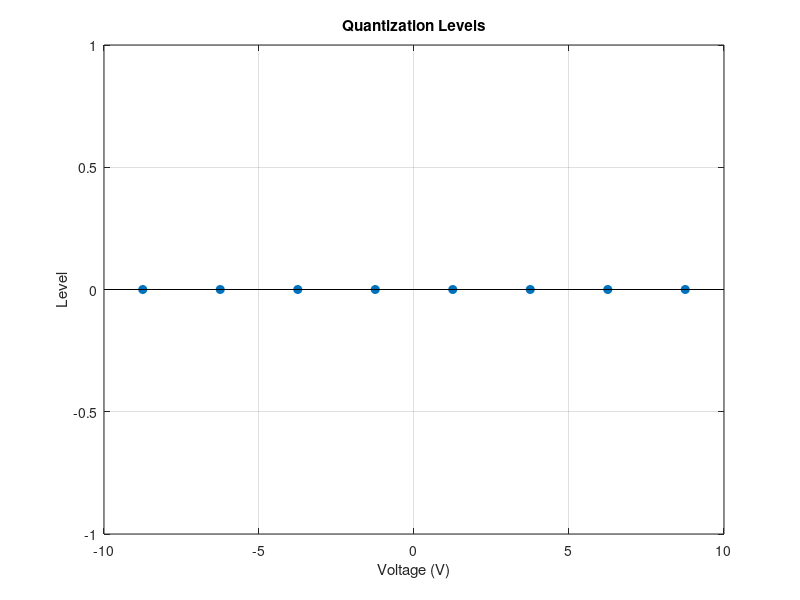
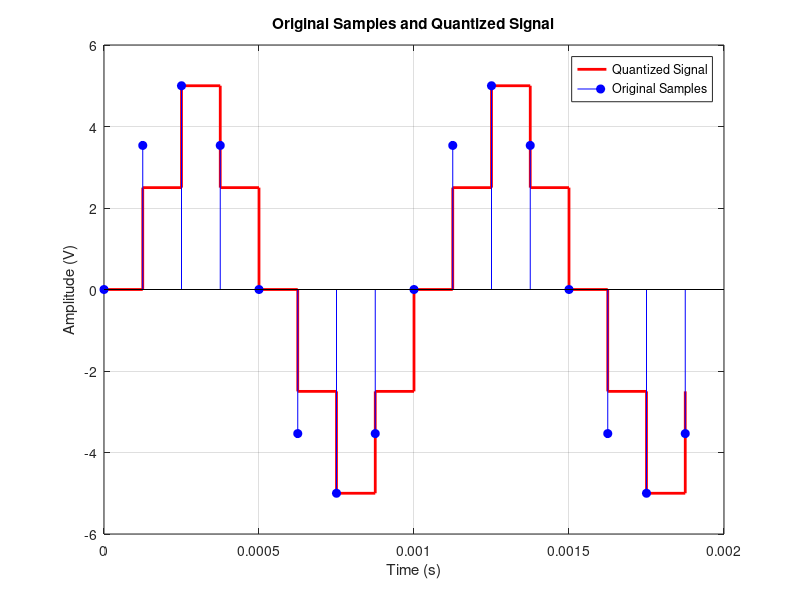

These charts were generated, in order, by the following MATLAB code:
% MATLAB code for Problem 1

% Given parameters
n = 3;                    % Number of bits
V_fs = 20;                % Full-scale range from -10V to +10V
F_s = 8000;               % Sampling frequency in Hz
f_signal = 1000;          % Signal frequency in Hz (since omega = 2000*pi)
T_s = 1 / F_s;            % Sampling interval

% a. Determine the resolution of the A/D
delta = V_fs / (2^n);     % Resolution
fprintf('Part (a) Resolution of the A/D: %.2f V\n', delta);

% b. Determine the maximum quantization error
E_max = delta / 2;
fprintf('Part (b) Maximum quantization error: %.2f V\n', E_max);

% c. Compute and sketch the quantization levels
levels = (-2^(n-1):2^(n-1)-1) * delta + delta/2;
fprintf('Part (c) Quantization levels:\n');
disp(levels');

% Plot quantization levels
figure('Name', 'Part (c) Quantization Levels');
stem(levels, zeros(size(levels)), 'filled');
title('Quantization Levels');
xlabel('Voltage (V)');
ylabel('Level');
grid on;

% d. Expression for the sampled discrete-time signal and discrete-time frequency Omega
n_samples = 0:15;                                % Sample indices
x_n = 5 * sin(2 * pi * f_signal * n_samples * T_s);
Omega = 2 * pi * f_signal * T_s;                 % Discrete-time frequency
fprintf('Part (d) Discrete-time frequency Omega: %.2fπ radians/sample\n', Omega/pi);

% e. Minimum sampling frequency
F_s_min = 2 * f_signal;                          % Nyquist rate
fprintf('Part (e) Minimum sampling frequency: %.0f Hz\n', F_s_min);

% f. Sketch samples and quantized signal over one cycle of the input signal
t = n_samples * T_s;                             % Time vector for one cycle
x_t = 5 * sin(2 * pi * f_signal * t);            % Original signal

% Quantize the signal
x_quant = delta * floor(x_t / delta + 0.5);

% Plot original samples and quantized signal
figure('Name', 'Part (f) Original Samples and Quantized Signal');
stairs(t, x_quant, 'r', 'LineWidth', 2);         % Quantized signal
hold on;
stem(t, x_t, 'b', 'filled');                     % Original samples
title('Original Samples and Quantized Signal');
xlabel('Time (s)');
ylabel('Amplitude (V)');
legend('Quantized Signal', 'Original Samples');
grid on;